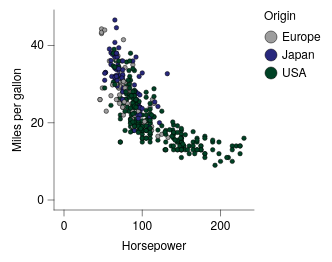

Specify this chart in Vega-Lite:
### Vega-Lite specification from a JSON file in a GitHub repository (floating-point values rounded to 4 significant figures; data arrays with more than 128 entries replaced by an {"elided": "..."} marker saying what was removed)
{"background": null, "config": {"arc": {"fill": "#DBDBDB", "fillOpacity": 1.0, "innerRadius": 25.0, "padAngle": 0.03, "stroke": "black", "strokeOpacity": 1, "strokeWidth": 0.25}, "area": {"fill": "#DBDBDB", "fillOpacity": 1.0, "stroke": "black", "strokeOpacity": 1, "strokeWidth": 0.25}, "axis": {"domain": true, "domainCap": "round", "domainColor": "black", "domainWidth": 0.25, "grid": false, "gridCap": "round", "gridColor": "#F1F1F1", "gridDash": [0, 0], "gridOpacity": 1.0, "gridWidth": 0.25, "labelColor": "black", "labelFont": "Helvetica Neue, HelveticaNeue, Helvetica, Arial, sans-serif", "labelFontSize": 6, "labelFontStyle": "normal", "labelFontWeight": 400, "offset": 0, "ticks": true, "tickCap": "round", "tickColor": "black", "tickRound": false, "tickSize": 3.0, "tickWidth": 0.25, "titleColor": "black", "titleFont": "Helvetica Neue, HelveticaNeue, Helvetica, Arial, sans-serif", "titleFontSize": 6, "titleFontStyle": "normal", "titleFontWeight": 400}, "axisX": {"domain": true, "labelAlign": "center", "labelAngle": 0, "labels": true, "ticks": true, "translate": 0}, "axisY": {"domain": true, "labelAlign": "right", "labelAngle": 0, "labels": true, "ticks": true, "translate": 0}, "axisRight": {"domain": true, "labelAlign": "left", "labelAngle": 0, "labels": true, "ticks": true, "translate": 0}, "axisTop": {"domain": true, "labelAlign": "center", "labelAngle": 0, "labels": true, "ticks": true, "translate": 0}, "axisBand": {"tickOffset": 0}, "bar": {"fill": "#DBDBDB", "fillOpacity": 1.0, "stroke": "black", "strokeOpacity": 1, "strokeWidth": 0.25}, "boxplot": {"size": 9.0, "ticks": {"cornerRadius": 0.25, "fill": "black", "opacity": 1, "size": 4.5, "thickness": 0.25}, "box": {"fillOpacity": 1.0, "stroke": "black", "strokeOpacity": 1, "strokeWidth": 0.25}, "median": {"cornerRadius": 0, "fill": "black", "fillOpacity": 1.0, "opacity": 1, "size": 9.0, "thickness": 0.25}, "rule": {"fill": "black", "fillOpacity": 1.0, "size": 10.0, "stroke": "black", "strokeDash": [0, 0], "strokeOpacity": 1, "strokeWidth": 0.25}, "outliers": {"color": "black", "fill": "black", "fillOpacity": 1.0, "size": 0, "stroke": "black", "strokeOpacity": 1, "strokeWidth": 0.25}}, "circle": {"fill": "black", "fillOpacity": 1.0, "size": 1.25, "stroke": null, "strokeOpacity": 1, "strokeWidth": 0.25}, "errorband": {"band": {"fillOpacity": 0.6, "stroke": null, "strokeWidth": 0.25, "strokeOpacity": 1}, "borders": {"opacity": 0, "strokeOpacity": 1, "strokeWidth": 0.25}}, "errorbar": {"opacity": 1, "rule": {"strokeDash": [0, 0], "strokeWidth": 0.25}, "ticks": {"color": "black", "cornerRadius": 0.125, "opacity": 1, "size": 6.0, "thickness": 0.25}, "thickness": 0.25}, "font": "Helvetica Neue, HelveticaNeue, Helvetica, Arial, sans-serif", "geoshape": {"fill": "#DBDBDB", "fillOpacity": 1.0, "stroke": "black", "strokeOpacity": 1, "strokeWidth": 0.25}, "header": {"labelColor": "black", "labelFont": "Helvetica Neue, HelveticaNeue, Helvetica, Arial, sans-serif", "labelFontSize": 6, "labelFontStyle": "normal", "labelFontWeight": 400, "titleColor": "black", "titleFont": "Helvetica Neue, HelveticaNeue, Helvetica, Arial, sans-serif", "titleFontSize": 6, "titleFontStyle": "normal", "titleFontWeight": 400, "titlePadding": 0}, "legend": {"disable": false, "offset": 4.5, "titlePadding": 4, "labelOffset": 2, "gradientLabelOffset": 2, "columnPadding": 4, "rowPadding": 2, "gradientThickness": 5, "gradientOpacity": 1.0, "gradientStrokeColor": "black", "gradientStrokeWidth": 0.25, "labelColor": "black", "labelFont": "Helvetica Neue, HelveticaNeue, Helvetica, Arial, sans-serif", "labelFontSize": 6, "labelFontStyle": "normal", "labelFontWeight": 400, "strokeColor": "black", "strokeWidth": 0, "symbolSize": 36, "symbolStrokeColor": "black", "symbolStrokeWidth": 0.25, "titleColor": "black", "titleFont": "Helvetica Neue, HelveticaNeue, Helvetica, Arial, sans-serif", "titleFontSize": 6, "titleFontStyle": "normal", "titleFontWeight": 400}, "line": {"color": "black", "stroke": "black", "strokeCap": "butt", "strokeDash": [0, 0], "strokeOpacity": 1, "strokeWidth": 0.5}, "point": {"filled": true, "fill": "#DBDBDB", "fillOpacity": 1.0, "size": 5.0, "stroke": "black", "strokeOpacity": 1, "strokeWidth": 0.25}, "range": {"category": ["#9D9D9D", "#28287D", "#004225", "#47266F", "#00605D", "#DBDBDB", "#7983C1", "#6E927B", "#937FB4", "#699A97"], "diverging": {"scheme": ["#4F4265", "#6A5C82", "#85789D", "#A196B7", "#BDB5CE", "#D8D6DD", "#F6F6F6", "#CED8D7", "#9DBFBD", "#75A3A0", "#518683", "#326967", "#164D4B"]}, "heatmap": {"scheme": ["#440154", "#472270", "#433E82", "#38598C", "#2C728E", "#238A8D", "#24A086", "#39B578", "#5DC862", "#96D646", "#CAE02D", "#FDE724"]}, "ordinal": {"scheme": ["#F1F1F1", "#DBDBDB", "#C6C6C6", "#B2B2B2", "#9D9D9D", "#898989", "#767676", "#636363", "#515151", "#404040", "#2F2F2F", "#1F1F1F"]}, "ramp": {"scheme": ["#440154", "#472270", "#433E82", "#38598C", "#2C728E", "#238A8D", "#24A086", "#39B578", "#5DC862", "#96D646", "#CAE02D", "#FDE724"]}}, "rule": {"color": "black", "stroke": "black", "strokeCap": "round", "strokeDash": [2, 2], "strokeOpacity": 1, "strokeWidth": 0.25}, "scale": {"barBandPaddingInner": 0.1, "rectBandPaddingInner": 0, "tickBandPaddingInner": 0.1, "bandPaddingOuter": 0.1, "bandWithNestedOffsetPaddingInner": 0.2, "bandWithNestedOffsetPaddingOuter": 0.2, "offsetBandPaddingInner": 0, "offsetBandPaddingOuter": 0, "continuousPadding": 5.0, "round": false}, "rect": {"fill": "#DBDBDB", "fillOpacity": 1.0, "stroke": "black", "strokeOpacity": 1, "strokeWidth": 0.25}, "square": {"fill": "#DBDBDB", "fillOpacity": 1.0, "size": 10.0, "stroke": "black", "strokeOpacity": 1, "strokeWidth": 0.25}, "text": {"color": "black", "font": "Helvetica Neue, HelveticaNeue, Helvetica, Arial, sans-serif", "fontSize": 6, "fontStyle": "normal", "fontWeight": 400}, "tick": {"color": "black", "cornerRadius": 0.125, "opacity": 1.0, "size": 9.0, "thickness": 0.25}, "title": {"anchor": "middle", "frame": "group", "color": "black", "font": "Helvetica Neue, HelveticaNeue, Helvetica, Arial, sans-serif", "fontSize": 6, "fontStyle": "normal", "fontWeight": 400, "subtitleColor": "black", "subtitleFont": "Helvetica Neue, HelveticaNeue, Helvetica, Arial, sans-serif", "subtitleFontSize": 6, "subtitleFontStyle": "normal", "subtitleFontWeight": 400}, "trail": {"color": "black", "opacity": 1, "size": 0.5}, "view": {"continuousWidth": 100, "continuousHeight": 100, "discreteWidth": 100, "discreteHeight": 100, "fill": null, "stroke": null, "strokeWidth": 0.25}}, "data": {"name": "data-7285c4e2e195e5a75737a34913199f5f"}, "mark": {"type": "point"}, "encoding": {"color": {"field": "Origin", "type": "nominal"}, "x": {"field": "Horsepower", "type": "quantitative", "scale": {"nice": false}}, "y": {"field": "Miles_per_Gallon", "title": "Miles per gallon", "type": "quantitative", "scale": {"nice": false}}}, "$schema": "https://vega.github.io/schema/vega-lite/v6.4.1.json", "datasets": {"data-7285c4e2e195e5a75737a34913199f5f": {"elided": "392 records"}}}
